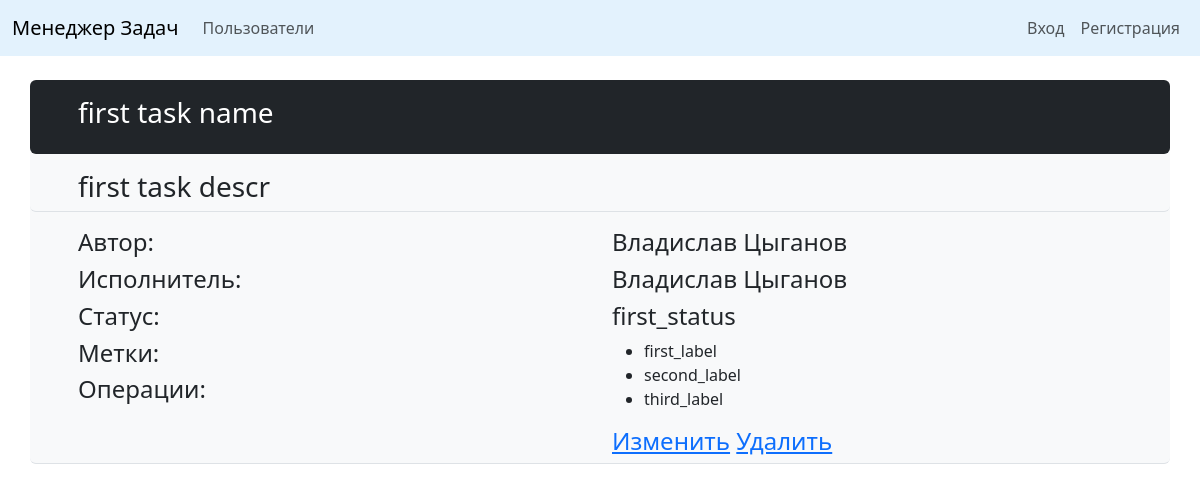
The app's page /tasks/4/, older data.
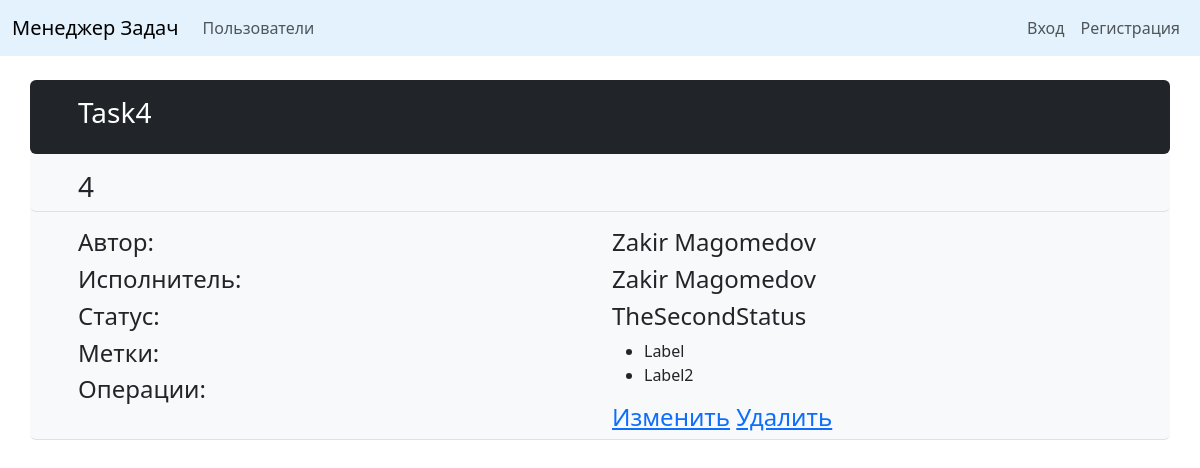
The same page, newer data.
### task_manager/tasks/models.py (models this page shows, shortened)
class Task(models.Model):
    name = models.CharField(max_length=255,
                            unique=True,
                            verbose_name=_('Name'))
    description = models.TextField(verbose_name=_('Description'))
    status = models.ForeignKey(Status,
                               on_delete=models.PROTECT,
                               related_name='status',
                               verbose_name=_('Status'))
    labels = models.ManyToManyField(Label,
                                    blank=True,
                                    related_name='labels',
                                    verbose_name=_('Label'))
    creator = models.ForeignKey(User,
                                related_name='task_creator',
                                on_delete=models.PROTECT,
                                blank=False,
                                verbose_name=_('Creator'))
    executor = models.ForeignKey(User,
                                 related_name='task_executor',
                                 on_delete=models.PROTECT,
                                 verbose_name=_('Executor'))
    created_at = models.DateField(auto_now_add=True, verbose_name=_('Created at'))

### task_manager/users/models.py (models this page shows)
class User(AbstractUser):
    def __str__(self):
        return f'{self.first_name} {self.last_name}'

### task_manager/statuses/models.py (models this page shows)
class Status(models.Model):
    name = models.CharField(max_length=255,
                            unique=True,
                            verbose_name=_('Name'))
    description = models.CharField(max_length=255,
                                   verbose_name=_('Description'))
    created_at = models.DateField(auto_now_add=True, verbose_name=_('Created at'))
    def __str__(self):
        return self.name

### task_manager/labels/models.py (models this page shows)
class Label(models.Model):
    name = models.CharField(max_length=255,
                            unique=True,
                            verbose_name=_('Name'))
    created_at = models.DateField(auto_now_add=True, verbose_name=_('Created at'))
    def __str__(self):
        return self.name

### task_manager/tasks/views.py (the view)
# urls.py: path('<int:pk>/', TaskDetailView.as_view(), name='detail_task'),
class TaskDetailView(DetailView, LoginRequiredMixin):
    model = Task
    template_name = 'tasks/task.html'
    context_object_name = 'task'

### task_manager/templates/tasks/task.html
{% extends 'for_import/base.html' %}
{% load i18n %}
{% load django_bootstrap5 %}
{% block content %}
<div class="container-sm mt-4 p-0 bg-light rounded">
    <div class="bg-dark text-white rounded py-3">
        <h3 class="text-left mx-5">{{ task.name }}</h3>
    </div>
    <div class="px-5 mt-3 rounded border-bottom">
        <h3>{{ task.description }}</h3>
    </div>
    <div class="px-5 mt-3 rounded border-bottom">
        <div class="row">
            <div class="col d-block">
                <h4>Автор:</h4>
                <h4>Исполнитель:</h4>
                <h4>Статус:</h4>
                <h4>Метки:</h4>
                <h4>Операции:</h4>
            </div>
            <div class="col d-block">
                <h4>{{ task.creator }}</h4>
                <h4>{{ task.executor }}</h4>
                <h4>{{ task.status }}</h4>
                <ul>
                    {% if task.labels.all %}
                        {% for label in task.labels.all %}
                            <li>{{ label }}</li>
                        {% endfor %}
                    {% else %}
                     <h4>-</h4>
                    {% endif %}
                </ul>
                <h4>
                    <a href="{% url 'update_task' task.id %}">{% translate "Edit" %}</a>
                    <a href="{% url 'delete_task' task.id %}">{% translate "Delete" %}</a>
                </h4>
            </div>
        </div>
    </div>
</div>
{% endblock %}

Row changes from the older to the newer data that the page shows:
no longer on this page (row edited): Label: name "second_label"
no longer on this page (row unchanged): Label: name "third_label"
changed Task: name "first task name" → "Task4"; description "first task descr" → "4"; creator "Владислав Цыганов" → "Zakir Magomedov"; executor "Владислав Цыганов" → "Zakir Magomedov"; status "first_status" → "TheSecondStatus"
added Label: name "Label"
changed Label: name "first_label" → "Label2"
